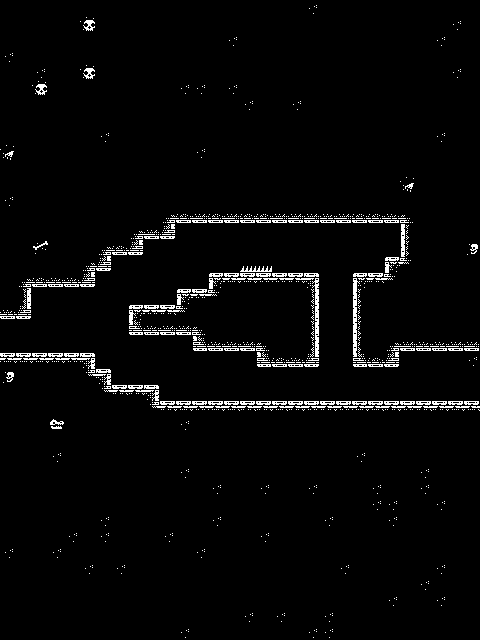

A level layout from a 2D game, rendered from its tile map. Below: a short description, then the map file with tile-grid data replaced by summaries:
An orthogonal 30x40 tile map with 16x16 px tiles, 3 tile layers (BG, Walls, Obstacles) and 22 objects.

<map version="1.5" tiledversion="1.7.1" orientation="orthogonal" renderorder="right-down" width="30" height="40" tilewidth="16" tileheight="16" infinite="0" nextlayerid="9" nextobjectid="38">
 <tileset firstgid="1" source="../Art/TileSet/Dow_TileSet.tsx" />
 <layer id="1" name="BG" width="30" height="40">
  <data>[1200 cells, 600 non-empty, 1 distinct tile ids]</data>
 </layer>
 <layer id="2" name="Walls" width="30" height="40">
  <data>[1200 cells, 1055 non-empty, 40 distinct tile ids]</data>
 </layer>
 <layer id="8" name="Obstacles" width="30" height="40">
  <data>[1200 cells, 10 non-empty, 3 distinct tile ids]</data>
 </layer>
 <objectgroup id="7" name="Obstacles_Collision">
  <object id="20" x="320" y="286.667" width="6.5" height="65.333">
   <properties>
    <property name="unity:istrigger" value="true" />
    <property name="unity:tag" value="Spike" />
   </properties>
  </object>
  <object id="24" x="345.636" y="288" width="6.86364" height="65.333">
   <properties>
    <property name="unity:istrigger" value="true" />
    <property name="unity:tag" value="Spike" />
   </properties>
  </object>
  <object id="21" x="240" y="265.455" width="32" height="6.54545">
   <properties>
    <property name="unity:istrigger" value="true" />
    <property name="unity:tag" value="Spike" />
   </properties>
  </object>
 </objectgroup>
 <objectgroup id="3" name="Walls_Collision">
  <object id="3" x="144" y="400" width="336" height="48">
   <properties>
    <property name="unity:layer" value="Ground" />
    <property name="unity:tag" value="Ground" />
   </properties>
  </object>
  <object id="5" x="32" y="192" width="416" height="32">
   <properties>
    <property name="unity:layer" value="Ground" />
    <property name="unity:tag" value="Ground" />
   </properties>
  </object>
  <object id="6" x="0" y="272" width="96" height="16">
   <properties>
    <property name="unity:layer" value="Ground" />
    <property name="unity:tag" value="Ground" />
   </properties>
  </object>
  <object id="34" x="0" y="288" width="32" height="32">
   <properties>
    <property name="unity:layer" value="Ground" />
    <property name="unity:tag" value="Ground" />
   </properties>
  </object>
  <object id="9" x="0" y="256" width="112" height="16">
   <properties>
    <property name="unity:layer" value="Ground" />
    <property name="unity:tag" value="Ground" />
   </properties>
  </object>
  <object id="10" x="0" y="224" width="144" height="32">
   <properties>
    <property name="unity:layer" value="Ground" />
    <property name="unity:tag" value="Ground" />
   </properties>
  </object>
  <object id="11" x="416" y="224" width="64" height="128">
   <properties>
    <property name="unity:layer" value="Ground" />
    <property name="unity:tag" value="Ground" />
   </properties>
  </object>
  <object id="12" x="352" y="272" width="48" height="96">
   <properties>
    <property name="unity:layer" value="Ground" />
    <property name="unity:tag" value="Ground" />
   </properties>
  </object>
  <object id="18" x="0" y="352" width="96" height="64">
   <properties>
    <property name="unity:layer" value="Ground" />
    <property name="unity:tag" value="Ground" />
   </properties>
  </object>
  <object id="23" x="144" y="224" width="32" height="16">
   <properties>
    <property name="unity:layer" value="Ground" />
    <property name="unity:tag" value="Ground" />
   </properties>
  </object>
  <object id="25" x="256" y="336" width="64" height="32">
   <properties>
    <property name="unity:layer" value="Ground" />
    <property name="unity:tag" value="Ground" />
   </properties>
  </object>
  <object id="26" x="208" y="272" width="112" height="64">
   <properties>
    <property name="unity:layer" value="Ground" />
    <property name="unity:tag" value="Ground" />
   </properties>
  </object>
  <object id="27" x="96" y="368" width="16" height="16">
   <properties>
    <property name="unity:layer" value="Ground" />
    <property name="unity:tag" value="Ground" />
   </properties>
  </object>
  <object id="36" x="192" y="336" width="64" height="16">
   <properties>
    <property name="unity:layer" value="Ground" />
    <property name="unity:tag" value="Ground" />
   </properties>
  </object>
  <object id="35" x="112" y="384" width="48" height="16">
   <properties>
    <property name="unity:layer" value="Ground" />
    <property name="unity:tag" value="Ground" />
   </properties>
  </object>
  <object id="28" x="128" y="304" width="80" height="32">
   <properties>
    <property name="unity:layer" value="Ground" />
    <property name="unity:tag" value="Ground" />
   </properties>
  </object>
  <object id="29" x="384" y="256" width="16" height="16">
   <properties>
    <property name="unity:layer" value="Ground" />
    <property name="unity:tag" value="Ground" />
   </properties>
  </object>
  <object id="32" x="176" y="288" width="32" height="16">
   <properties>
    <property name="unity:layer" value="Ground" />
    <property name="unity:tag" value="Ground" />
   </properties>
  </object>
  <object id="30" x="400" y="224" width="16" height="128">
   <properties>
    <property name="unity:layer" value="Ground" />
    <property name="unity:tag" value="Ground" />
   </properties>
  </object>
 </objectgroup>
</map>